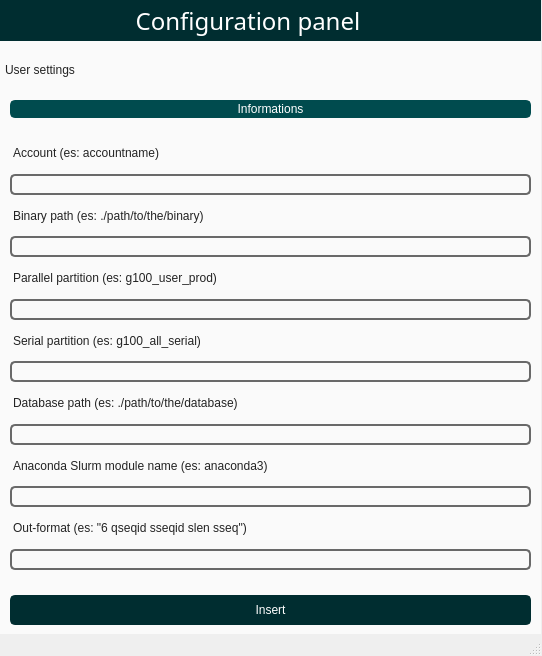
<?xml version="1.0" encoding="UTF-8"?>
<ui version="4.0">
 <class>MainWindow</class>
 <widget class="QMainWindow" name="MainWindow">
  <property name="windowModality">
   <enum>Qt::NonModal</enum>
  </property>
  <property name="enabled">
   <bool>true</bool>
  </property>
  <property name="geometry">
   <rect>
    <x>0</x>
    <y>0</y>
    <width>542</width>
    <height>656</height>
   </rect>
  </property>
  <property name="windowTitle">
   <string>MainWindow</string>
  </property>
  <property name="toolButtonStyle">
   <enum>Qt::ToolButtonIconOnly</enum>
  </property>
  <widget class="QWidget" name="centralwidget">
   <property name="styleSheet">
    <string notr="true">QLabel {
	color:rgb(35,35,35);
	font: 10pt &quot;Georgia&quot;;
	margin-left :10px
}
QPushButton{
	font: 10pt &quot;Georgia&quot;;
}

QSpinBox{
	color: rgb(105,105,105);
	font: 10pt;
}

QSpinBox{
	background-color: rgb(105,105,105);
	border-radius: 2px;
	border: 2px solid rgb(105,105,105);
	padding-left: 10px;
	color: black;
}

QLineEdit {
	color: rgb(75,75,75);
	font: 10pt;
	border-radius: 5px;
	border: 2px solid rgb(105,105,105);
	padding-left: 10px;
	margin-left :10px;
	margin-right:10;
}
QLineEdit:hover {
	border: 2px solid rgb(105,105,105);
}
QLineEdit:focus {
	border: 2px solid rgb(35,35,35);
}
/* RADIO BUTTON */
QRadioButton{
	color: black;
}
QRadioButton::indicator {
    border: 3px solid rgb(105,105,105);
	width: 15px;
	height: 15px;
	border-radius: 10px;
    background: rgb(250,250,250);
}
QRadioButton::indicator:hover {
    border: 3px solid rgb(58, 66, 81);
}
QRadioButton::indicator:checked {
    background: 3px solid rgb(94, 106, 130);
	border: 3px solid rgb(52, 59, 72);	
}

/* COMBOBOX */
QComboBox{
	background-color: rgb(41, 65, 131);;
	border-radius: 5px;
	border: 2px solid rgb(105,105,105);
	padding: 5px;
	padding-left: 10px;
}
QComboBox:hover{
	border: 2px solid rgb(64, 71, 88);
}
QComboBox::drop-down {
	subcontrol-origin: padding;
	subcontrol-position: top right;
	width: 25px; 
	border-left-width: 3px;
	border-left-color: rgba(39, 44, 54, 150);
	border-left-style: solid;
	border-top-right-radius: 3px;
	border-bottom-right-radius: 3px;	
	background-image: url(:/16x16/icons/16x16/cil-arrow-bottom_b.png);
	background-position: center;
	background-repeat: no-reperat;
 }
QComboBox QAbstractItemView {
	color: rgb(41, 65, 131);	
	background-color: rgb(41, 65, 131);
	padding: 10px;
	selection-background-color: rgb(39, 44, 54);
}

/*SPIN BOX*/
QSpinBox {
position: relative;
  padding: 4px;
  width: 50px;
  height: 20px;
  text-align: center;
  font-size: 2rem;
 border-radius: 5px;
	border: 2px solid rgb(105,105,105);
}
QSpinBox::up-button{
margin-top: 1px;
margin-right: 2px;
margin-left: -5px;
height: 10px;
background-image: url(:/16x16/icons/16x16/cil-arrow-top_b.png);
background-repeat: no-repeat;
}
QSpinBox::down-button{
margin-left: 2px;
margin-top: -3px;
background-image: url(:/16x16/icons/16x16/cil-arrow-bottom_b.png);
background-repeat: no-repeat;
}
QSpinBox::up-button:pressed{
	background-color: rgb(105,105,105);
}
QSpinBox::down-button:pressed{
	background-color: rgb(105,105,105);
}</string>
   </property>
   <widget class="QFrame" name="frame_div_content_1">
    <property name="geometry">
     <rect>
      <x>0</x>
      <y>40</y>
      <width>541</width>
      <height>600</height>
     </rect>
    </property>
    <property name="sizePolicy">
     <sizepolicy hsizetype="Ignored" vsizetype="Ignored">
      <horstretch>0</horstretch>
      <verstretch>0</verstretch>
     </sizepolicy>
    </property>
    <property name="minimumSize">
     <size>
      <width>0</width>
      <height>110</height>
     </size>
    </property>
    <property name="maximumSize">
     <size>
      <width>16777215</width>
      <height>600</height>
     </size>
    </property>
    <property name="styleSheet">
     <string notr="true">background-color: rgb(250,250,250);
</string>
    </property>
    <property name="frameShape">
     <enum>QFrame::NoFrame</enum>
    </property>
    <property name="frameShadow">
     <enum>QFrame::Raised</enum>
    </property>
    <layout class="QVBoxLayout" name="verticalLayout_7">
     <property name="spacing">
      <number>0</number>
     </property>
     <property name="leftMargin">
      <number>0</number>
     </property>
     <property name="topMargin">
      <number>0</number>
     </property>
     <property name="rightMargin">
      <number>0</number>
     </property>
     <property name="bottomMargin">
      <number>0</number>
     </property>
     <item>
      <widget class="QLabel" name="label_11">
       <property name="minimumSize">
        <size>
         <width>19</width>
         <height>60</height>
        </size>
       </property>
       <property name="styleSheet">
        <string notr="true">font: 12pt &quot;Arkhip&quot;;

margin-left :2px
</string>
       </property>
       <property name="text">
        <string>User settings</string>
       </property>
      </widget>
     </item>
     <item>
      <widget class="QPushButton" name="btn_info">
       <property name="styleSheet">
        <string notr="true">QPushButton {
	color: white;
	border: 2px solid rgba(0,75,78,255);
	border-radius: 5px;	
	background-color: rgba(0,75,78,255);
	margin-left :10px;
	margin-right :10px
}
QPushButton:hover {
	background-color: rgb(4,106,102);
	border: 2px solid rgb(4,76,82);
}
QPushButton:pressed {	
	background-color: rgb(35, 40, 49);
	border: 2px solid rgb(43, 50, 61);
}
</string>
       </property>
       <property name="text">
        <string>Informations</string>
       </property>
      </widget>
     </item>
     <item>
      <widget class="QLabel" name="label_10">
       <property name="sizePolicy">
        <sizepolicy hsizetype="Fixed" vsizetype="Fixed">
         <horstretch>0</horstretch>
         <verstretch>0</verstretch>
        </sizepolicy>
       </property>
       <property name="text">
        <string/>
       </property>
      </widget>
     </item>
     <item>
      <widget class="QLabel" name="label">
       <property name="styleSheet">
        <string notr="true"/>
       </property>
       <property name="text">
        <string>Account (es: accountname)</string>
       </property>
      </widget>
     </item>
     <item>
      <widget class="QLineEdit" name="account"/>
     </item>
     <item>
      <widget class="QLabel" name="label_3">
       <property name="styleSheet">
        <string notr="true"/>
       </property>
       <property name="text">
        <string>Binary path (es: ./path/to/the/binary)</string>
       </property>
      </widget>
     </item>
     <item>
      <widget class="QLineEdit" name="bin_path"/>
     </item>
     <item>
      <widget class="QLabel" name="label_2">
       <property name="styleSheet">
        <string notr="true"/>
       </property>
       <property name="text">
        <string>Parallel partition (es: g100_user_prod)</string>
       </property>
      </widget>
     </item>
     <item>
      <widget class="QLineEdit" name="ppartition"/>
     </item>
     <item>
      <widget class="QLabel" name="label_4">
       <property name="styleSheet">
        <string notr="true"/>
       </property>
       <property name="text">
        <string>Serial partition (es: g100_all_serial)</string>
       </property>
      </widget>
     </item>
     <item>
      <widget class="QLineEdit" name="spartition"/>
     </item>
     <item>
      <widget class="QLabel" name="label_5">
       <property name="styleSheet">
        <string notr="true"/>
       </property>
       <property name="text">
        <string>Database path (es: ./path/to/the/database)</string>
       </property>
      </widget>
     </item>
     <item>
      <widget class="QLineEdit" name="db_path"/>
     </item>
     <item>
      <widget class="QLabel" name="label_8">
       <property name="text">
        <string>Anaconda Slurm module name (es: anaconda3)</string>
       </property>
      </widget>
     </item>
     <item>
      <widget class="QLineEdit" name="anaconda"/>
     </item>
     <item>
      <widget class="QLabel" name="label_9">
       <property name="text">
        <string>Out-format (es: &quot;6 qseqid sseqid slen sseq&quot;) </string>
       </property>
      </widget>
     </item>
     <item>
      <widget class="QLineEdit" name="outfmt"/>
     </item>
     <item>
      <widget class="QLabel" name="label_7">
       <property name="maximumSize">
        <size>
         <width>16777215</width>
         <height>25</height>
        </size>
       </property>
       <property name="text">
        <string/>
       </property>
      </widget>
     </item>
     <item>
      <widget class="QPushButton" name="insert">
       <property name="minimumSize">
        <size>
         <width>0</width>
         <height>30</height>
        </size>
       </property>
       <property name="styleSheet">
        <string notr="true">QPushButton {
	color: white;
	border: 2px solid rgba(0,45,48,255);
	border-radius: 5px;	
	background-color: rgba(0,45,48,255);
	margin-left :10px;
	margin-right :10px
}
QPushButton:hover {
	background-color: rgb(4,76,82);
	border: 2px solid rgb(4,76,82);
}
QPushButton:pressed {	
	background-color: rgb(35, 40, 49);
	border: 2px solid rgb(43, 50, 61);
}</string>
       </property>
       <property name="text">
        <string>Insert</string>
       </property>
      </widget>
     </item>
     <item>
      <widget class="QLabel" name="label_6">
       <property name="maximumSize">
        <size>
         <width>16777215</width>
         <height>15</height>
        </size>
       </property>
       <property name="text">
        <string/>
       </property>
      </widget>
     </item>
    </layout>
   </widget>
   <widget class="QFrame" name="frame_top_btns">
    <property name="geometry">
     <rect>
      <x>0</x>
      <y>0</y>
      <width>541</width>
      <height>41</height>
     </rect>
    </property>
    <property name="maximumSize">
     <size>
      <width>16777215</width>
      <height>42</height>
     </size>
    </property>
    <property name="styleSheet">
     <string notr="true">background-color: rgba(0,45,48,255)</string>
    </property>
    <property name="frameShape">
     <enum>QFrame::NoFrame</enum>
    </property>
    <property name="frameShadow">
     <enum>QFrame::Raised</enum>
    </property>
    <layout class="QHBoxLayout" name="horizontalLayout_4">
     <property name="spacing">
      <number>0</number>
     </property>
     <property name="leftMargin">
      <number>0</number>
     </property>
     <property name="topMargin">
      <number>0</number>
     </property>
     <property name="rightMargin">
      <number>0</number>
     </property>
     <property name="bottomMargin">
      <number>0</number>
     </property>
     <item>
      <widget class="QFrame" name="frame_label_top_btns">
       <property name="sizePolicy">
        <sizepolicy hsizetype="Expanding" vsizetype="Preferred">
         <horstretch>0</horstretch>
         <verstretch>0</verstretch>
        </sizepolicy>
       </property>
       <property name="frameShape">
        <enum>QFrame::NoFrame</enum>
       </property>
       <property name="frameShadow">
        <enum>QFrame::Raised</enum>
       </property>
       <layout class="QHBoxLayout" name="horizontalLayout_10">
        <property name="spacing">
         <number>0</number>
        </property>
        <property name="leftMargin">
         <number>5</number>
        </property>
        <property name="topMargin">
         <number>0</number>
        </property>
        <property name="rightMargin">
         <number>10</number>
        </property>
        <property name="bottomMargin">
         <number>0</number>
        </property>
        <item>
         <widget class="QFrame" name="frame_icon_top_bar">
          <property name="maximumSize">
           <size>
            <width>30</width>
            <height>30</height>
           </size>
          </property>
          <property name="styleSheet">
           <string notr="true">background: transparent;
background-image: url(:/16x16/icons/16x16/cil-terminal.png);
background-position: center;
background-repeat: no-repeat;
</string>
          </property>
          <property name="frameShape">
           <enum>QFrame::StyledPanel</enum>
          </property>
          <property name="frameShadow">
           <enum>QFrame::Raised</enum>
          </property>
         </widget>
        </item>
        <item>
         <widget class="QLabel" name="label_title_bar_top">
          <property name="font">
           <font>
            <family>Arkhip</family>
            <pointsize>18</pointsize>
            <weight>50</weight>
            <italic>false</italic>
            <bold>false</bold>
           </font>
          </property>
          <property name="styleSheet">
           <string notr="true">background: transparent;
color: white;
font: 18pt &quot;Arkhip&quot;;
</string>
          </property>
          <property name="text">
           <string>Configuration panel</string>
          </property>
          <property name="alignment">
           <set>Qt::AlignCenter</set>
          </property>
         </widget>
        </item>
       </layout>
      </widget>
     </item>
     <item alignment="Qt::AlignRight">
      <widget class="QFrame" name="frame_btns_right">
       <property name="sizePolicy">
        <sizepolicy hsizetype="Expanding" vsizetype="Preferred">
         <horstretch>0</horstretch>
         <verstretch>0</verstretch>
        </sizepolicy>
       </property>
       <property name="maximumSize">
        <size>
         <width>120</width>
         <height>16777215</height>
        </size>
       </property>
       <property name="frameShape">
        <enum>QFrame::NoFrame</enum>
       </property>
       <property name="frameShadow">
        <enum>QFrame::Raised</enum>
       </property>
       <layout class="QHBoxLayout" name="horizontalLayout_5">
        <property name="spacing">
         <number>0</number>
        </property>
        <property name="leftMargin">
         <number>0</number>
        </property>
        <property name="topMargin">
         <number>0</number>
        </property>
        <property name="rightMargin">
         <number>0</number>
        </property>
        <property name="bottomMargin">
         <number>0</number>
        </property>
        <item>
         <widget class="QPushButton" name="btn_minimize">
          <property name="sizePolicy">
           <sizepolicy hsizetype="Minimum" vsizetype="Expanding">
            <horstretch>0</horstretch>
            <verstretch>0</verstretch>
           </sizepolicy>
          </property>
          <property name="minimumSize">
           <size>
            <width>40</width>
            <height>0</height>
           </size>
          </property>
          <property name="maximumSize">
           <size>
            <width>40</width>
            <height>16777215</height>
           </size>
          </property>
          <property name="toolTip">
           <string>Minimize</string>
          </property>
          <property name="styleSheet">
           <string notr="true">QPushButton {	
	border: none;
	background-color: transparent;
}
QPushButton:hover {
	background-color: rgb(52, 59, 72);
}
QPushButton:pressed {	
	background-color: rgb(85, 170, 255);
}</string>
          </property>
          <property name="text">
           <string/>
          </property>
          <property name="icon">
           <iconset resource="resources.qrc">
            <normaloff>:/16x16/icons/16x16/cil-window-minimize.png</normaloff>:/16x16/icons/16x16/cil-window-minimize.png</iconset>
          </property>
         </widget>
        </item>
        <item>
         <widget class="QPushButton" name="btn_close">
          <property name="sizePolicy">
           <sizepolicy hsizetype="Minimum" vsizetype="Expanding">
            <horstretch>0</horstretch>
            <verstretch>0</verstretch>
           </sizepolicy>
          </property>
          <property name="minimumSize">
           <size>
            <width>40</width>
            <height>0</height>
           </size>
          </property>
          <property name="maximumSize">
           <size>
            <width>40</width>
            <height>16777215</height>
           </size>
          </property>
          <property name="toolTip">
           <string>Close</string>
          </property>
          <property name="styleSheet">
           <string notr="true">QPushButton {	
	border: none;
	background-color: transparent;
}
QPushButton:hover {
	background-color: rgb(52, 59, 72);
}
QPushButton:pressed {	
	background-color: rgb(85, 170, 255);
}</string>
          </property>
          <property name="text">
           <string/>
          </property>
          <property name="icon">
           <iconset resource="resources.qrc">
            <normaloff>:/16x16/icons/16x16/cil-x.png</normaloff>:/16x16/icons/16x16/cil-x.png</iconset>
          </property>
         </widget>
        </item>
       </layout>
      </widget>
     </item>
    </layout>
   </widget>
  </widget>
  <widget class="QStatusBar" name="statusbar"/>
 </widget>
 <resources>
  <include location="resources.qrc"/>
 </resources>
 <connections/>
</ui>
